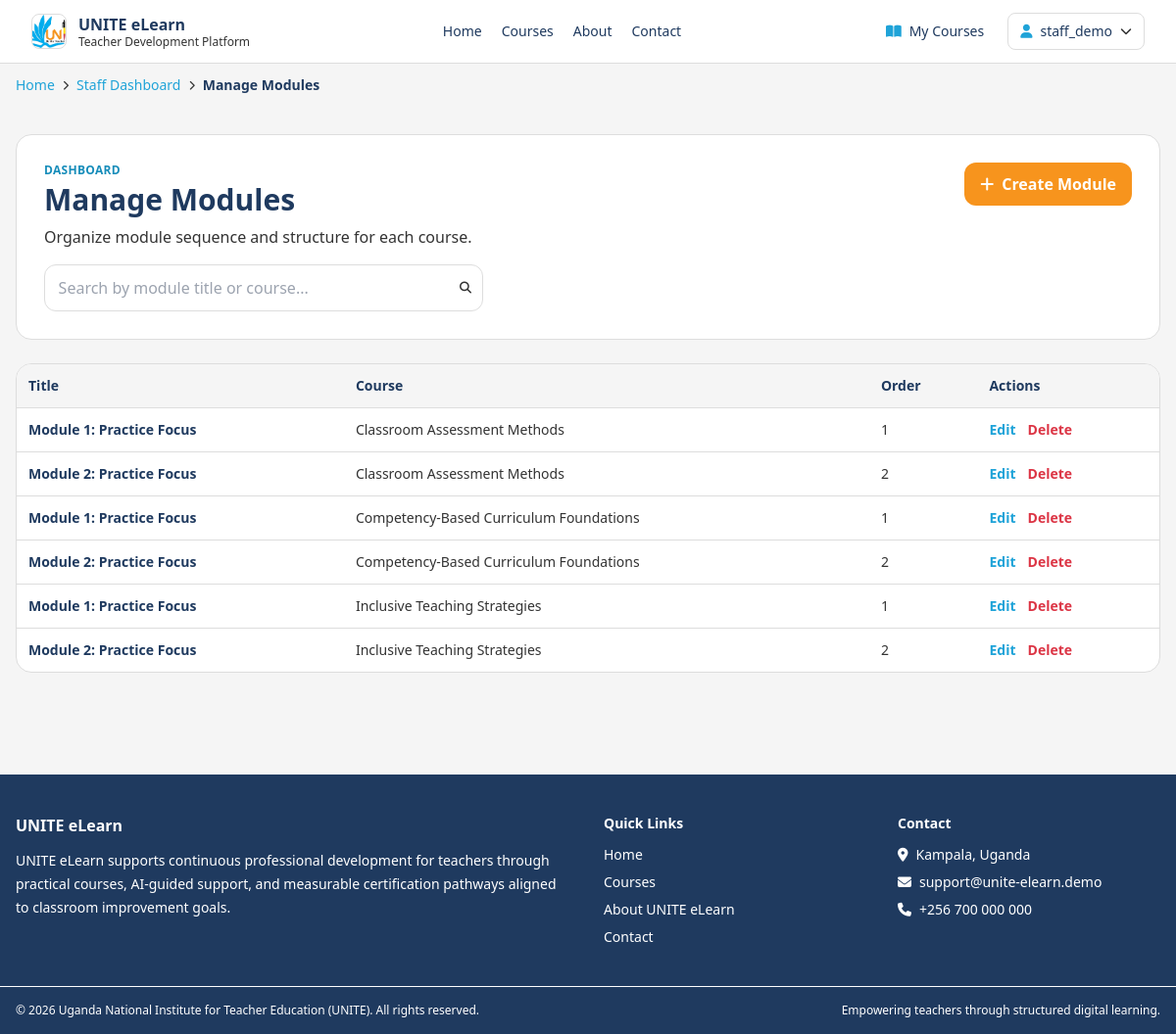
/dashboard/modules/ (signed in), run on an earlier commit of the app's database.
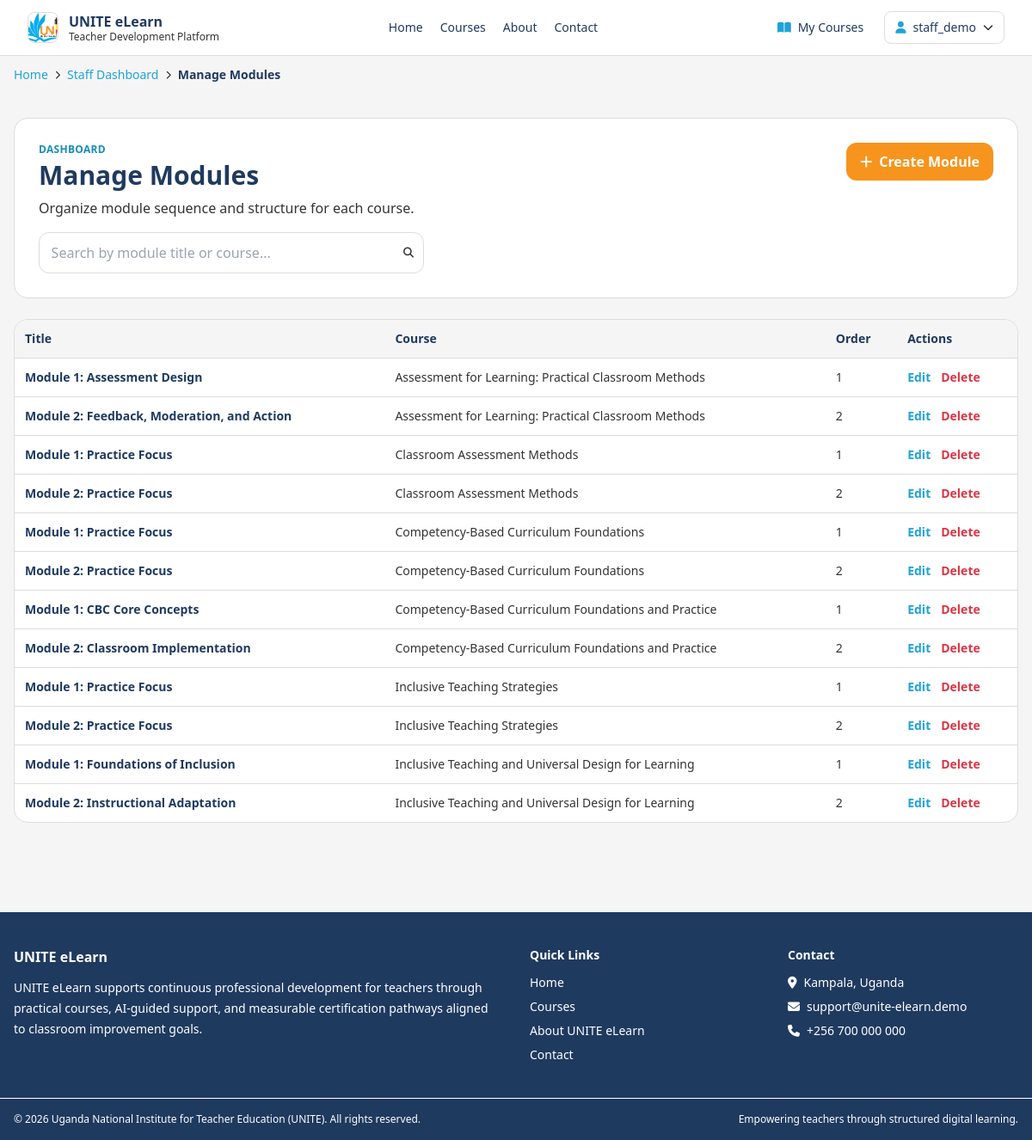
And on a later commit of the database.
### courses/models.py (models this page shows, shortened)
class Module(models.Model):
    course = models.ForeignKey(Course, on_delete=models.CASCADE, related_name="modules")
    title = models.CharField(max_length=255)
    order = models.PositiveIntegerField(default=1)
    description = models.TextField(blank=True)
    class Meta:
        ordering = ["course", "order", "id"]

class Course(models.Model):
    LEVEL_BEGINNER = "beginner"
    LEVEL_INTERMEDIATE = "intermediate"
    LEVEL_ADVANCED = "advanced"
    LEVEL_CHOICES = [
        (LEVEL_BEGINNER, "Beginner"),
        (LEVEL_INTERMEDIATE, "Intermediate"),
        (LEVEL_ADVANCED, "Advanced"),
    ]
    title = models.CharField(max_length=255)
    slug = models.SlugField(unique=True, max_length=255)
    category = models.CharField(max_length=120, blank=True, db_index=True)
    level = models.CharField(max_length=20, choices=LEVEL_CHOICES, default=LEVEL_BEGINNER)
    short_description = models.CharField(max_length=300)
    description = models.TextField()
    learning_objectives = models.TextField(blank=True)
    prerequisites = models.TextField(blank=True)
    target_audience = models.TextField(blank=True)
    created_by = models.ForeignKey(
        User,
        on_delete=models.SET_NULL,
        null=True,
        blank=True,
        related_name="created_courses",
    )
    cover_image = models.URLField(blank=True)
    is_published = models.BooleanField(default=True)
    passing_score = models.PositiveIntegerField(default=60)
    estimated_duration_hours = models.PositiveIntegerField(default=6)
    created_at = models.DateTimeField(auto_now_add=True)
    updated_at = models.DateTimeField(auto_now=True)
    class Meta:
        ordering = ["title"]

### dashboard/views.py (the view)
# urls.py: path("dashboard/modules/", views.manage_modules_view, name="manage-modules"),
@staff_required
def manage_modules_view(request):
    modules = Module.objects.select_related("course")
    return render(request, "dashboard/manage_modules.html", {"modules": modules})

### core/templatetags/navigation.py (called while the page is built)
def _safe_reverse(name, **kwargs):
    try:
        return reverse(name, kwargs=kwargs) if kwargs else reverse(name)
    except NoReverseMatch:
        return ""

### dashboard/templates/dashboard/manage_modules.html (shortened to what this page needs)
{% extends 'base.html' %}
{% block content %}
<section class="max-w-7xl mx-auto px-4 py-8 lg:py-10 space-y-6">
    <header class="bg-white border border-unite-gray-300 rounded-2xl p-6 lg:p-7">
        <div class="flex flex-wrap items-start justify-between gap-4">
            <div>
                <p class="text-xs uppercase tracking-wide text-unite-blue-600 font-semibold">Dashboard</p>
                <h1 class="mt-1 text-3xl font-bold text-unite-navy-500">Manage Modules</h1>
                <p class="mt-2 text-unite-text-main">Organize module sequence and structure for each course.</p>
            </div>
            <a class="inline-flex items-center gap-2 bg-unite-orange-500 hover:bg-unite-orange-600 text-white px-4 py-2.5 rounded-xl font-semibold" href="{% url 'dashboard:create-module' %}">
                <i class="fa-solid fa-plus"></i> Create Module
            </a>
        </div>
        <div class="mt-4">
            <div class="relative max-w-md">
                <span class="pointer-events-none absolute inset-y-0 right-0 flex items-center pr-3"></span>
                <input id="table-search" type="text" placeholder="Search by module title or course..." class="pr-10">
            </div>
        </div>
    </header>
    <div class="bg-white border border-unite-gray-300 rounded-2xl overflow-hidden">
        <div class="overflow-x-auto">
            <table class="w-full text-sm">
                <thead class="bg-unite-gray-100 text-unite-navy-500">
                    <tr>
                        <th class="text-left p-3 font-semibold">Title</th>
                        <th class="text-left p-3 font-semibold">Course</th>
                        <th class="text-left p-3 font-semibold">Order</th>
                        <th class="text-left p-3 font-semibold">Actions</th>
                    </tr>
                </thead>
                <tbody id="table-body">
                    {% for module in modules %}
                        <tr class="border-t border-unite-gray-300 hover:bg-unite-blue-100 transition cursor-pointer" data-row-url="{% url 'dashboard:module-detail' module.id %}">
                            <td class="p-3 text-unite-navy-500 font-semibold">{{ module.title }}</td>
                            <td class="p-3 text-unite-text-main">{{ module.course.title }}</td>
                            <td class="p-3 text-unite-text-main">{{ module.order }}</td>
                            <td class="p-3">
                                <div class="flex items-center gap-3">
                                    <a class="text-unite-blue-500 hover:text-unite-blue-600 font-semibold row-action" href="{% url 'dashboard:edit-module' module.id %}">Edit</a>
                                    <a class="text-error hover:underline font-semibold row-action" href="{% url 'dashboard:delete-module' module.id %}">Delete</a>
                                </div>
                            </td>
                        </tr>
                    {% empty %}
                        <tr><td class="p-5 text-unite-text-main" colspan="4">No modules yet.</td></tr>
                    {% endfor %}
                </tbody>
            </table>
        </div>
    </div>
</section>
{% endblock %}

What changed in the data, as far as the page shows it:
added Module: title "Module 1: Assessment Design", course "Assessment for Learning: Practical Classroom Methods", order "1"
added Module: title "Module 2: Feedback, Moderation, and Action", course "Assessment for Learning: Practical Classroom Methods", order "2"
added Module: title "Module 1: CBC Core Concepts", course "Competency-Based Curriculum Foundations and Practice", order "1"
added Module: title "Module 2: Classroom Implementation", course "Competency-Based Curriculum Foundations and Practice", order "2"
added Module: title "Module 1: Foundations of Inclusion", course "Inclusive Teaching and Universal Design for Learning", order "1"
added Module: title "Module 2: Instructional Adaptation", course "Inclusive Teaching and Universal Design for Learning", order "2"
